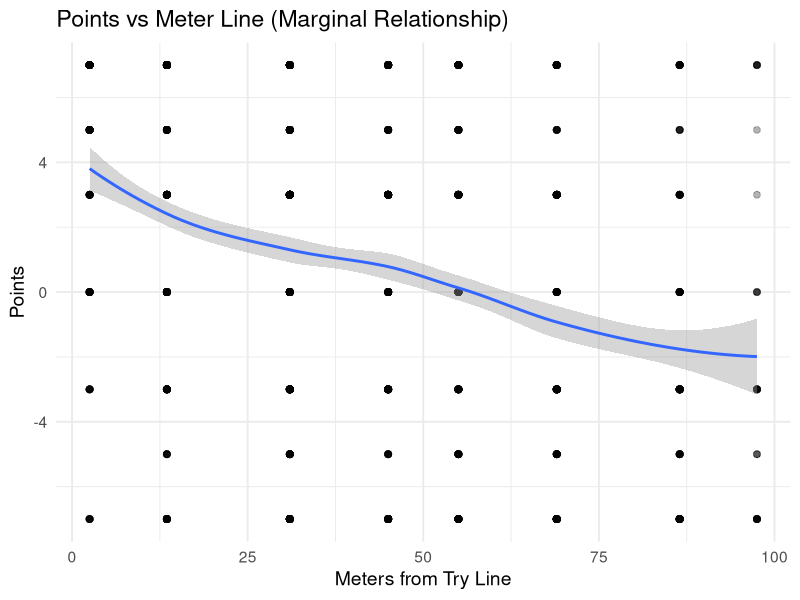
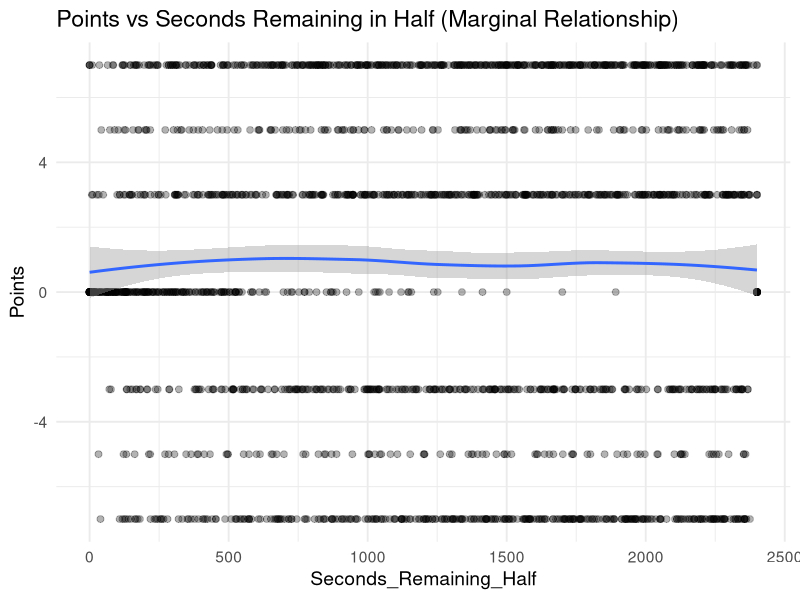
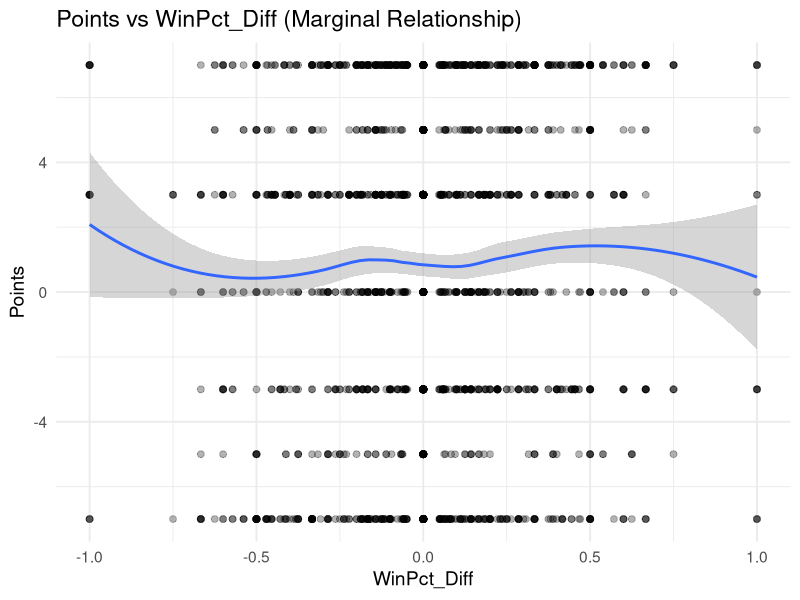
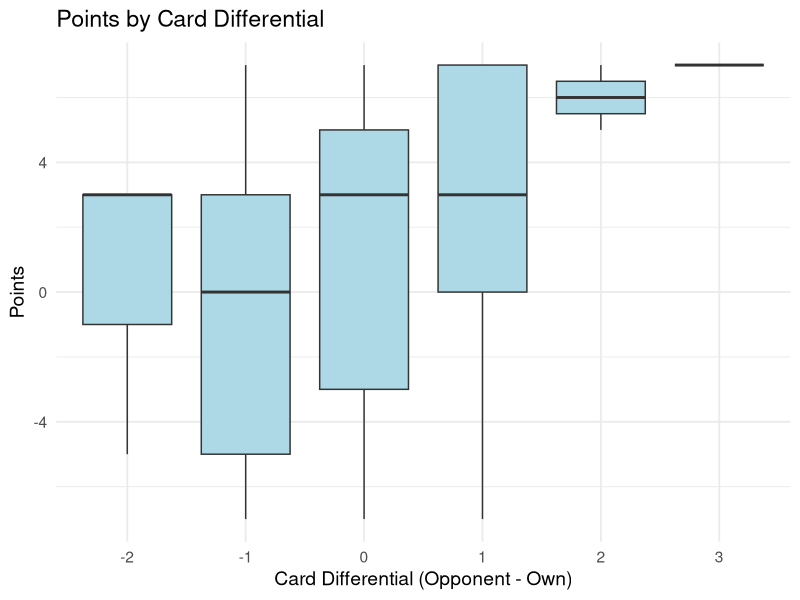

Generate these figures, in order, with R:
#############
### SETUP ###
#############

# load libraries

# install.packages("patchwork")
library(patchwork)
# install.packages("stringr")
library(stringr)
# install.packages("tidyverse")
library(tidyverse)

# set seed
set.seed(11-19-2025)

#######################
### PHASE DATA LOAD ###
#######################

# run from project root
phase_data = read_csv("data/phase_2018-19.csv")
# preview data
head(phase_data)

#########################
### LINEOUT DATA PREP ###
#########################

phase_data <- phase_data %>%
  mutate(
    # extract signed points
    points = str_extract(Outcome, "[-+]?\\d+") %>% as.numeric(),
    
    # replace missing points with 0
    points = ifelse(is.na(points), 0, points)
  )

# final score by match
last_play <- phase_data %>%
  group_by(Round, Home, Away) %>%
  filter(ID == max(ID)) %>%
  ungroup() %>%
  mutate(
    last_play_points = str_extract(Outcome, "[-+]?\\d+") %>% as.numeric(),
    last_play_points = ifelse(is.na(last_play_points), 0, last_play_points),
    
    Score_Change = last_play_points,
    
    Final_Points_Difference = Points_Difference + Score_Change,
    Final_Points_Diff_Home = if_else(Team_In_Poss == "Home",
                                     Final_Points_Difference,
                                     -Final_Points_Difference)
  )

# keep first-phase lineouts
phase_data <- phase_data %>%
  filter(
    Play_Start == "Lineout",
    Phase == 1
  )

# build win percentage

last_play <- last_play %>%
  select(Round, Home, Away, Final_Points_Diff_Home) %>%
  distinct()

last_play <- last_play %>%
  pivot_longer(cols = c(Home, Away),
               names_to = "Side",
               values_to = "Team") %>%
  mutate(
    Win = case_when(
      Side == "Home" & Final_Points_Diff_Home > 0 ~ 1,
      Side == "Home" & Final_Points_Diff_Home <= 0 ~ 0,
      Side == "Away" & Final_Points_Diff_Home < 0 ~ 1,
      Side == "Away" & Final_Points_Diff_Home >= 0 ~ 0
    ),
    Round = as.numeric(Round)
  ) %>%
  arrange(Team, Round)

# running win percentage
last_play <- last_play %>%
  group_by(Team) %>%
  arrange(Round) %>%
  mutate(
    Games_Played = lag(row_number(), default = 0),
    Wins_Before = lag(cumsum(Win), default = 0),
    WinPct_Before = if_else(Games_Played == 0, 0.5, Wins_Before / Games_Played)
  ) %>%
  ungroup()

# team in possession
phase_data <- phase_data %>%
  mutate(
    Team_for_join = case_when(
      Team_In_Poss == "Home" ~ Home,
      Team_In_Poss == "Away" ~ Away
    )
  ) %>%
# join team win percentage
  left_join(
    last_play %>% select(Team, Round, WinPct_Before),
    by = c("Team_for_join" = "Team", "Round" = "Round")
  )

# flag home attack
phase_data <- phase_data %>%
  mutate(
    Home_Attack = if_else(Team_In_Poss == "Home", 1, 0)
  )

# opponent data
phase_data <- phase_data %>%
  mutate(
    Opponent = if_else(Team_In_Poss == "Home", Away, Home)
  ) %>%
    left_join(
      last_play %>% select(Team, Round, WinPct_Before) %>%
        rename(Opponent = Team,
               Opponent_WinPct = WinPct_Before),
      by = c("Opponent", "Round")
    ) %>%
  mutate(
    # win percentage differential
    WinPct_Diff = WinPct_Before - Opponent_WinPct,
    # card differential
    Card_Diff = (Yellow_Cards_Opp + Red_Cards_Opp) - (Yellow_Cards_Own + Red_Cards_Own)
  )



# seconds remaining in half
phase_data <- phase_data %>%
  mutate(
    Seconds_Remaining_Half = if_else(
      Seconds_Remaining > 2400,             # first half
      Seconds_Remaining - 2400,             # first-half seconds remaining
      Seconds_Remaining                     # second half
    )
  )

# flag under 2 minutes

phase_data <- phase_data %>%
  mutate(
    Less_Than_2_Min = if_else(Seconds_Remaining_Half < 120, 1, 0)
  )

# flag repeated outcomes in a possession run
phase_data <- phase_data %>%
  arrange(Round, Home, Away, ID) %>%
  group_by(Round, Home, Away) %>%
  mutate(
    run_id = cumsum(c(TRUE, diff(Points_Difference) != 0 | Outcome[-1] != Outcome[-n()])),
    n_same = ave(run_id, run_id, FUN = length), # run size
  ) %>%
  ungroup()

# map location to meter line
location_names <- c("5m-Goal (opp)", "22m-5m (opp)", "10m-22m (opp)",
                    "Half-10m (opp)","10m-Half (own)", "22m-10m (own)",
                    "5m-22m (own)", "Goal-5m (own)")
location_meters <- c(2.5, 13.5, 31, 45, 55, 69, 86.5, 97.5)

# zone boundaries in meters from opponent try line
zone_boundaries_m <- c(0, 5, 22, 40, 50, 60, 78, 95, 100)

lookup <- setNames(location_meters, location_names)

phase_data$meter_line <- lookup[phase_data$Location]

# draw one sample per possession run
sampled_phase_data <- phase_data %>%
  arrange(Round, Home, Away, ID) %>%
  group_by(Round, Home, Away, run_id) %>%
  slice_sample(n = 1) %>% 
  ungroup()

#############
### PLOTS ###
#############

# meter line
meter_line_marginal <- ggplot(sampled_phase_data, aes(x = meter_line, y = points)) +
  geom_point(alpha = 0.3, size = 2) +
  geom_smooth(method = "loess", se = TRUE) +
  labs(
    title = "Points vs Meter Line (Marginal Relationship)",
    x = "Meters from Try Line",
    y = "Points"
  ) +
  theme_minimal(base_size = 14)

ggsave("plots/meter_line_marginal.png", meter_line_marginal,
       width = 10, height = 8, dpi = 300)

# seconds remaining in half
seconds_remaining_marginal <- ggplot(sampled_phase_data, aes(x = Seconds_Remaining_Half, y = points)) +
  geom_point(alpha = 0.3, size = 2) +
  geom_smooth(method = "loess", se = TRUE) +
  labs(
    title = "Points vs Seconds Remaining in Half (Marginal Relationship)",
    x = "Seconds_Remaining_Half",
    y = "Points"
  ) +
  theme_minimal(base_size = 14)

ggsave("plots/seconds_remaining_marginal.png", seconds_remaining_marginal,
       width = 10, height = 8, dpi = 300)

# win percentage differential
win_per_marginal <- ggplot(sampled_phase_data, aes(x = WinPct_Diff, y = points)) +
  geom_point(alpha = 0.3, size = 2) +
  geom_smooth(method = "loess", se = TRUE) +
  labs(
    title = "Points vs WinPct_Diff (Marginal Relationship)",
    x = "WinPct_Diff",
    y = "Points"
  ) +
  theme_minimal(base_size = 14)

ggsave("plots/win_per_marginal.png", win_per_marginal,
       width = 10, height = 8, dpi = 300)

# card differential
card_dif_marginal <- ggplot(sampled_phase_data, aes(x = factor(Card_Diff), y = points)) +
  geom_boxplot(fill = "lightblue") +
  labs(
    title = "Points by Card Differential",
    x = "Card Differential (Opponent - Own)",
    y = "Points"
  ) +
  theme_minimal(base_size = 14)

ggsave("plots/card_dif_marginal.png", card_dif_marginal,
       width = 10, height = 8, dpi = 300)
